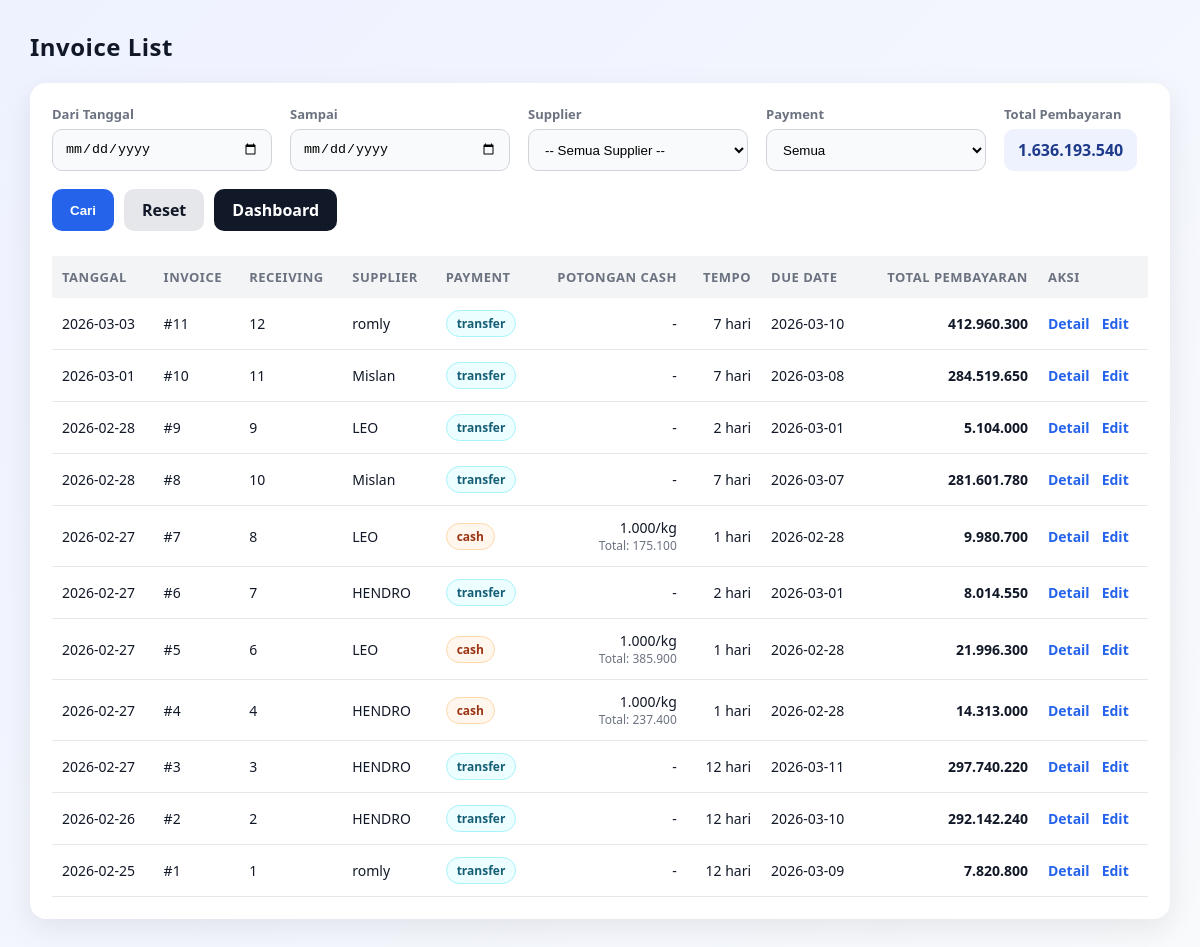
Page /invoice/list on the committed database.
### tables this page shows
CREATE TABLE invoice_header (
            id INTEGER PRIMARY KEY AUTOINCREMENT,

            receiving_id INTEGER NOT NULL UNIQUE, -- 1 receiving = 1 invoice
            tanggal TEXT NOT NULL DEFAULT (date('now','localtime')),
            supplier TEXT NOT NULL,
            price_points_json TEXT NOT NULL,
            payment_type TEXT NOT NULL
                CHECK (payment_type IN ('cash','transfer')),
            tempo_hari INTEGER DEFAULT 0,
            due_date TEXT,

            -- Cash deduct per kg (hanya berlaku kalau cash)
            cash_deduct_per_kg_rp INTEGER DEFAULT 0,
            cash_deduct_total_rp INTEGER DEFAULT 0,
            -- PPh (siap dipakai nanti, 0.25% = 25)
            pph_rate_bp INTEGER DEFAULT 0,
            pph_amount_rp INTEGER DEFAULT 0,
            -- Total Supplier
            subtotal_rp INTEGER DEFAULT 0,
            total_payable_rp INTEGER DEFAULT 0,
            total_paid_g INTEGER DEFAULT 0,
            status TEXT DEFAULT 'draft'
                CHECK (status IN ('draft','issued','paid','void')),
            created_at TEXT DEFAULT (datetime('now','localtime')), note TEXT,
            FOREIGN KEY(receiving_id)
                REFERENCES receiving_header(id)
                ON DELETE CASCADE
        );

### invoice/routes.py (the view)
@invoice_bp.route("/list", methods=["GET"])
def invoice_list():
    start = (request.args.get("start") or "").strip() or None
    end = (request.args.get("end") or "").strip() or None
    supplier = (request.args.get("supplier") or "").strip() or None
    payment_type = (request.args.get("payment_type") or "").strip() or None
    rows = repo.fetch_invoice_list(
        start=start,
        end=end,
        supplier=supplier,
        payment_type=payment_type,
        limit=request.args.get("limit") or 500
    )
    rows = [dict(r) for r in rows]
    total_payable = sum(int(r.get("total_payable_rp") or 0) for r in rows)
    return render_template(
        "invoice/list.html",
        rows=rows,
        start=start,
        end=end,
        supplier=supplier,
        payment_type=payment_type,
        total_payable=total_payable,
    )

### helpers/db.py (called while the page is built)
def get_conn():
    conn = sqlite3.connect(DB_PATH, timeout=30)
    conn.row_factory = sqlite3.Row
    conn.execute("PRAGMA foreign_keys = ON;")
    conn.execute("PRAGMA journal_mode = WAL;")
    return conn

### templates/invoice/list.html (shortened to what this page needs)
<!doctype html>
<html lang="id">
<head>
</head>
<body>
<div class="top">
  <h2>Invoice List</h2>
</div>
<div class="card">
<form method="get" action="/invoice/list" class="filter-row">
  <div class="filter-item">
    <label>Dari Tanggal</label>
    <input type="date" name="start" value="{{ start or '' }}">
  </div>
  <div class="filter-item">
    <label>Sampai</label>
    <input type="date" name="end" value="{{ end or '' }}">
  </div>
  <div class="filter-item">
    <label>Supplier</label>
    <select id="supplier" name="supplier"></select>
  </div>
  <div class="filter-item">
    <label>Payment</label>
    <select name="payment_type">
      <option value="" {% if not payment_type %}selected{% endif %}>Semua</option>
    </select>
  </div>
  <div class="filter-item">
    <label>Total Pembayaran</label>
    <div class="summary-pill">
      {{ "{:,.0f}".format(total_payable or 0).replace(",", ".") }}
    </div>
  </div>
  <div class="filter-actions">
    <button class="btn btn-primary" type="submit">Cari</button>
    <a class="btn btn-ghost" href="/invoice/list">Reset</a>
    <a class="btn btn-secondary" href="/dashboard">Dashboard</a>
  </div>
</form>
<table>
<thead>
<tr>
  <th>Tanggal</th>
  <th>Invoice</th>
  <th>Receiving</th>
  <th>Supplier</th>
  <th>Payment</th>
  <th class="right">Potongan Cash</th>
  <th class="right">Tempo</th>
  <th>Due Date</th>
  <th class="right">Total Pembayaran</th>
  <th>Aksi</th>
</tr>
</thead>
<tbody>
{% for r in rows %}
<tr>
  <td>{{ r.tanggal }}</td>
  <td>#{{ r.id }}</td>
  <td>{{ r.receiving_id }}</td>
  <td>{{ r.supplier }}</td>
  <td>
    {% set pt = (r.payment_type or 'transfer') %}
    <span class="pill {{ pt }}">{{ pt }}</span>
  </td>
  <td class="right">
    {% if (r.payment_type == 'cash') and (r.cash_deduct_per_kg_rp or 0) > 0 %}
      {{ "{:,.0f}".format(r.cash_deduct_per_kg_rp or 0).replace(",", ".") }}/kg
      <div class="small">Total: {{ "{:,.0f}".format(r.cash_deduct_total_rp or 0).replace(",", ".") }}</div>
    {% else %}
      -
    {% endif %}
  </td>
  <td class="right">{{ r.tempo_hari or 0 }} hari</td>
  <td>{{ r.due_date or "-" }}</td>
  <td class="right total-bold">
    {{ "{:,.0f}".format(r.total_payable_rp or 0).replace(",", ".") }}
  </td>
  <td>
    <div class="aksi">
      <a href="/invoice/view/{{ r.id }}">Detail</a>
     <a href="{{ url_for('invoice.invoice_edit', invoice_id=r.id) }}">Edit</a>
    </div>
  </td>
</tr>
{% endfor %}
</tbody>
</table>
</div>
</body>
</html>

### templates/invoice/list.html (style rules this page uses)
* { box-sizing:border-box }
body { font-family: system-ui, -apple-system, 'Segoe UI', Arial, sans-serif; margin:0; padding:30px; background:linear-gradient(135deg,#eef2ff,#f8fafc); color:#111827; }
h2 { margin:0;font-weight:800;letter-spacing:.5px }
.top { display:flex;justify-content:space-between;align-items:center;margin-bottom:20px }
.card { background:#fff;border-radius:16px;padding:22px;box-shadow:0 10px 30px rgba(0,0,0,.08) }
.filter-row { display:flex;flex-wrap:wrap;gap:18px;align-items:flex-end }
.filter-item { display:flex;flex-direction:column;gap:6px }
.filter-item label { font-size:13px;font-weight:600;color:#6b7280 }
.filter-item input,.filter-item select { width:220px;height:42px;padding:10px 12px;border-radius:10px;border:1px solid #d1d5db; background:#f9fafb;transition:.2s }
.summary-pill { height:42px;display:flex;align-items:center;justify-content:flex-end; padding:0 14px;border-radius:10px;background:#eef2ff; font-weight:800;color:#1e3a8a }
.filter-actions { display:flex;gap:10px;flex-wrap:wrap }
.btn { height:42px;padding:0 18px;border-radius:10px;border:none;cursor:pointer; font-weight:700;transition:.2s;display:flex;align-items:center;justify-content:center; text-decoration:none }
.btn-primary { background:#2563eb;color:#fff }
.btn-secondary { background:#111827;color:#fff }
.btn-ghost { background:#e5e7eb;color:#111827 }
table { width:100%;border-collapse:collapse;margin-top:25px;font-size:14px }
thead { background:#f3f4f6 }
th,td { padding:12px 10px;text-align:left }
th { font-size:13px;text-transform:uppercase;letter-spacing:.5px;color:#6b7280 }
tbody tr { border-bottom:1px solid #e5e7eb;transition:.15s }
.right { text-align:right }
.total-bold { font-weight:800;color:#111827 }
.pill { display:inline-block;padding:4px 10px;border-radius:999px;font-size:12px;font-weight:700; background:#f3f4f6;color:#111827;border:1px solid #e5e7eb }
.pill.cash { background:#fff7ed;border-color:#fed7aa;color:#9a3412 }
.pill.transfer { background:#ecfeff;border-color:#a5f3fc;color:#155e75 }
.aksi { display:flex;gap:12px }
.aksi a { font-weight:600;color:#2563eb;text-decoration:none }
.small { font-size:12px;color:#6b7280 }

### rows in the picture
invoice_header: tanggal "2026-03-03", id "11", receiving_id "12", supplier "romly", payment_type "transfer", tempo_hari "7", due_date "2026-03-10", total_payable_rp "412.960.300"
invoice_header: tanggal "2026-03-01", id "10", receiving_id "11", supplier "Mislan", payment_type "transfer", tempo_hari "7", due_date "2026-03-08", total_payable_rp "284.519.650"
invoice_header: tanggal "2026-02-28", id "9", receiving_id "9", supplier "LEO", payment_type "transfer", tempo_hari "2", due_date "2026-03-01", total_payable_rp "5.104.000"
invoice_header: tanggal "2026-02-28", id "8", receiving_id "10", supplier "Mislan", payment_type "transfer", tempo_hari "7", due_date "2026-03-07", total_payable_rp "281.601.780"
invoice_header: tanggal "2026-02-27", id "7", receiving_id "8", supplier "LEO", payment_type "cash", cash_deduct_per_kg_rp "1.000", cash_deduct_total_rp "175.100", tempo_hari "1", due_date "2026-02-28", total_payable_rp "9.980.700"
invoice_header: tanggal "2026-02-27", id "6", receiving_id "7", supplier "HENDRO", payment_type "transfer", tempo_hari "2", due_date "2026-03-01", total_payable_rp "8.014.550"
invoice_header: tanggal "2026-02-27", id "5", receiving_id "6", supplier "LEO", payment_type "cash", cash_deduct_per_kg_rp "1.000", cash_deduct_total_rp "385.900", tempo_hari "1", due_date "2026-02-28", total_payable_rp "21.996.300"
invoice_header: tanggal "2026-02-27", id "4", receiving_id "4", supplier "HENDRO", payment_type "cash", cash_deduct_per_kg_rp "1.000", cash_deduct_total_rp "237.400", tempo_hari "1", due_date "2026-02-28", total_payable_rp "14.313.000"
invoice_header: tanggal "2026-02-27", id "3", receiving_id "3", supplier "HENDRO", payment_type "transfer", tempo_hari "12", due_date "2026-03-11", total_payable_rp "297.740.220"
invoice_header: tanggal "2026-02-26", id "2", receiving_id "2", supplier "HENDRO", payment_type "transfer", tempo_hari "12", due_date "2026-03-10", total_payable_rp "292.142.240"
invoice_header: tanggal "2026-02-25", id "1", receiving_id "1", supplier "romly", payment_type "transfer", tempo_hari "12", due_date "2026-03-09", total_payable_rp "7.820.800"

### other values in the picture
{{ "{:,.0f}".format(total_payable or 0).replace(",", ".") }} "1.636.193.540"
